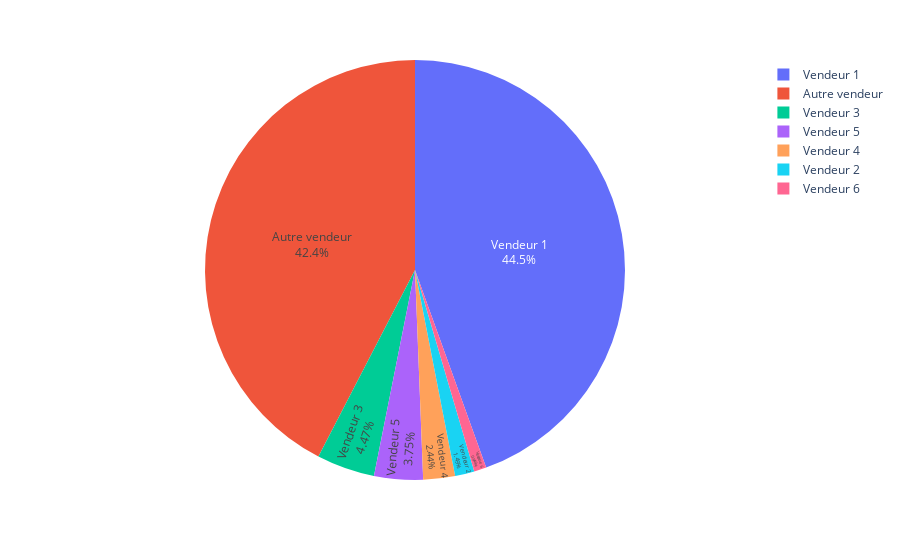

The notebook cell saved with this chart:
### Markdown cell above
Les ventes par vendeurs

### Code cell
# Groupement pour la visualisation
v = d.groupby(d['Vendeur'])['Montant cmd'].sum().reset_index()
ven = pd.DataFrame(v)

fig = px.pie(ven, names = 'Vendeur', values = 'Montant cmd')
fig.update_traces(textposition='inside', textinfo='percent+label')
fig.show()

### Figure 1 — Plotly figure (JSON) as saved in the notebook; plotly's stock layout.template omitted (floating-point values rounded to 4 significant figures)
{"data": [{"domain": {"x": [0, 1], "y": [0, 1]}, "hovertemplate": "Vendeur=%{label}<br>Montant cmd=%{value}<extra></extra>", "labels": ["Autre vendeur", "Vendeur 1", "Vendeur 2", "Vendeur 3", "Vendeur 4", "Vendeur 5", "Vendeur 6"], "legendgroup": "", "name": "", "showlegend": true, "textinfo": "percent+label", "textposition": "inside", "type": "pie", "values": [30249115, 31750774, 1063979, 3191896, 1744125, 2678113, 674815]}], "layout": {"legend": {"tracegroupgap": 0}, "margin": {"t": 60}}}
